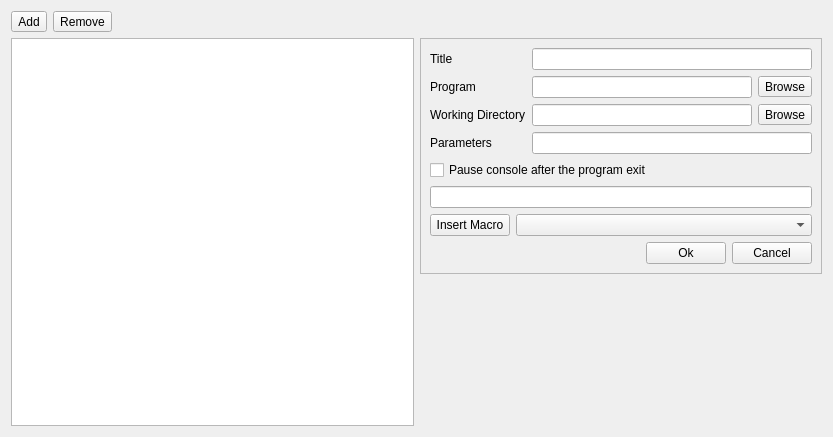
<?xml version="1.0" encoding="UTF-8"?>
<ui version="4.0">
 <class>ToolsGeneralWidget</class>
 <widget class="QWidget" name="ToolsGeneralWidget">
  <property name="geometry">
   <rect>
    <x>0</x>
    <y>0</y>
    <width>833</width>
    <height>437</height>
   </rect>
  </property>
  <property name="windowTitle">
   <string>Form</string>
  </property>
  <layout class="QVBoxLayout" name="verticalLayout">
   <item>
    <widget class="QWidget" name="widget" native="true">
     <layout class="QHBoxLayout" name="horizontalLayout">
      <property name="leftMargin">
       <number>0</number>
      </property>
      <property name="topMargin">
       <number>0</number>
      </property>
      <property name="rightMargin">
       <number>0</number>
      </property>
      <property name="bottomMargin">
       <number>0</number>
      </property>
      <item>
       <widget class="QToolButton" name="btnAdd">
        <property name="text">
         <string>Add</string>
        </property>
        <property name="icon">
         <iconset resource="../icons.qrc">
          <normaloff>:/icons/images/newlook24/002-add.png</normaloff>:/icons/images/newlook24/002-add.png</iconset>
        </property>
       </widget>
      </item>
      <item>
       <widget class="QToolButton" name="btnRemove">
        <property name="text">
         <string>Remove</string>
        </property>
        <property name="icon">
         <iconset resource="../icons.qrc">
          <normaloff>:/icons/images/newlook24/008-close.png</normaloff>:/icons/images/newlook24/008-close.png</iconset>
        </property>
       </widget>
      </item>
      <item>
       <spacer name="horizontalSpacer">
        <property name="orientation">
         <enum>Qt::Horizontal</enum>
        </property>
        <property name="sizeHint" stdset="0">
         <size>
          <width>40</width>
          <height>20</height>
         </size>
        </property>
       </spacer>
      </item>
     </layout>
    </widget>
   </item>
   <item>
    <widget class="QWidget" name="widget_5" native="true">
     <layout class="QHBoxLayout" name="horizontalLayout_2">
      <property name="leftMargin">
       <number>0</number>
      </property>
      <property name="topMargin">
       <number>0</number>
      </property>
      <property name="rightMargin">
       <number>0</number>
      </property>
      <property name="bottomMargin">
       <number>0</number>
      </property>
      <item>
       <widget class="QListView" name="lstTools"/>
      </item>
      <item>
       <widget class="QWidget" name="panelEdit" native="true">
        <layout class="QVBoxLayout" name="verticalLayout_2">
         <property name="leftMargin">
          <number>0</number>
         </property>
         <property name="topMargin">
          <number>0</number>
         </property>
         <property name="rightMargin">
          <number>0</number>
         </property>
         <property name="bottomMargin">
          <number>0</number>
         </property>
         <item>
          <widget class="QFrame" name="frmEdit">
           <property name="frameShape">
            <enum>QFrame::StyledPanel</enum>
           </property>
           <property name="frameShadow">
            <enum>QFrame::Raised</enum>
           </property>
           <layout class="QGridLayout" name="gridLayout">
            <item row="1" column="2">
             <widget class="QToolButton" name="btnBrowseProgram">
              <property name="text">
               <string>Browse</string>
              </property>
              <property name="icon">
               <iconset resource="../icons.qrc">
                <normaloff>:/icons/images/newlook24/053-open.png</normaloff>:/icons/images/newlook24/053-open.png</iconset>
              </property>
             </widget>
            </item>
            <item row="3" column="0">
             <widget class="QLabel" name="label_4">
              <property name="text">
               <string>Parameters</string>
              </property>
             </widget>
            </item>
            <item row="0" column="1" colspan="2">
             <widget class="QLineEdit" name="txtTitle"/>
            </item>
            <item row="5" column="0" colspan="3">
             <widget class="QLineEdit" name="txtDemo">
              <property name="readOnly">
               <bool>true</bool>
              </property>
             </widget>
            </item>
            <item row="8" column="0" colspan="3">
             <widget class="QWidget" name="widget_3" native="true">
              <property name="minimumSize">
               <size>
                <width>0</width>
                <height>0</height>
               </size>
              </property>
              <layout class="QHBoxLayout" name="horizontalLayout_3">
               <property name="leftMargin">
                <number>0</number>
               </property>
               <property name="topMargin">
                <number>0</number>
               </property>
               <property name="rightMargin">
                <number>0</number>
               </property>
               <property name="bottomMargin">
                <number>0</number>
               </property>
               <item>
                <spacer name="horizontalSpacer_2">
                 <property name="orientation">
                  <enum>Qt::Horizontal</enum>
                 </property>
                 <property name="sizeHint" stdset="0">
                  <size>
                   <width>40</width>
                   <height>20</height>
                  </size>
                 </property>
                </spacer>
               </item>
               <item>
                <widget class="QPushButton" name="btnEditOk">
                 <property name="text">
                  <string>Ok</string>
                 </property>
                </widget>
               </item>
               <item>
                <widget class="QPushButton" name="btnEditCancel">
                 <property name="text">
                  <string>Cancel</string>
                 </property>
                </widget>
               </item>
              </layout>
             </widget>
            </item>
            <item row="2" column="1">
             <widget class="QLineEdit" name="txtDirectory"/>
            </item>
            <item row="2" column="2">
             <widget class="QToolButton" name="btnBrowseWorkingDirectory">
              <property name="text">
               <string>Browse</string>
              </property>
              <property name="icon">
               <iconset resource="../icons.qrc">
                <normaloff>:/icons/images/newlook24/053-open.png</normaloff>:/icons/images/newlook24/053-open.png</iconset>
              </property>
             </widget>
            </item>
            <item row="1" column="1">
             <widget class="QLineEdit" name="txtProgram"/>
            </item>
            <item row="3" column="1" colspan="2">
             <widget class="QLineEdit" name="txtParameters"/>
            </item>
            <item row="0" column="0">
             <widget class="QLabel" name="label">
              <property name="text">
               <string>Title</string>
              </property>
             </widget>
            </item>
            <item row="4" column="0" colspan="3">
             <widget class="QCheckBox" name="chkPauseConsole">
              <property name="text">
               <string>Pause console after the program exit</string>
              </property>
             </widget>
            </item>
            <item row="1" column="0">
             <widget class="QLabel" name="label_2">
              <property name="text">
               <string>Program</string>
              </property>
             </widget>
            </item>
            <item row="2" column="0">
             <widget class="QLabel" name="label_3">
              <property name="text">
               <string>Working Directory</string>
              </property>
             </widget>
            </item>
            <item row="7" column="0" colspan="3">
             <widget class="QWidget" name="widget_2" native="true">
              <layout class="QHBoxLayout" name="horizontalLayout_4">
               <property name="leftMargin">
                <number>0</number>
               </property>
               <property name="topMargin">
                <number>0</number>
               </property>
               <property name="rightMargin">
                <number>0</number>
               </property>
               <property name="bottomMargin">
                <number>0</number>
               </property>
               <item>
                <widget class="QPushButton" name="btnInsertMacro">
                 <property name="text">
                  <string>Insert Macro</string>
                 </property>
                </widget>
               </item>
               <item>
                <widget class="QComboBox" name="cbMacros">
                 <property name="sizePolicy">
                  <sizepolicy hsizetype="Expanding" vsizetype="Fixed">
                   <horstretch>0</horstretch>
                   <verstretch>0</verstretch>
                  </sizepolicy>
                 </property>
                 <property name="editable">
                  <bool>false</bool>
                 </property>
                 <property name="sizeAdjustPolicy">
                  <enum>QComboBox::AdjustToContents</enum>
                 </property>
                </widget>
               </item>
              </layout>
             </widget>
            </item>
           </layout>
          </widget>
         </item>
         <item>
          <spacer name="verticalSpacer">
           <property name="orientation">
            <enum>Qt::Vertical</enum>
           </property>
           <property name="sizeHint" stdset="0">
            <size>
             <width>20</width>
             <height>40</height>
            </size>
           </property>
          </spacer>
         </item>
        </layout>
       </widget>
      </item>
     </layout>
    </widget>
   </item>
  </layout>
 </widget>
 <resources>
  <include location="../icons.qrc"/>
 </resources>
 <connections/>
</ui>
